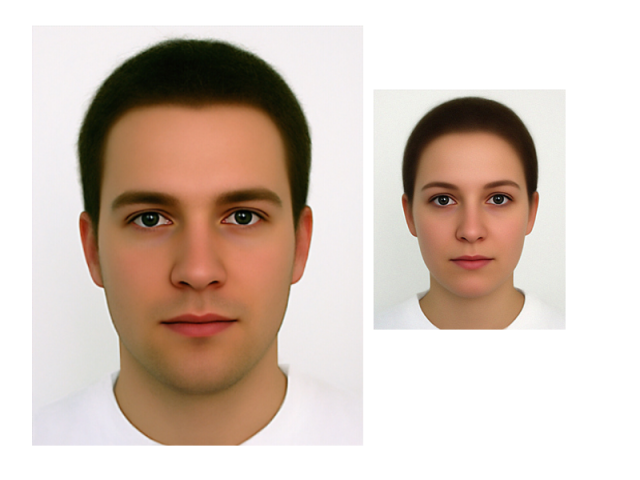
#> input picture python/lib/cv/selectors/faces.png, 640 x 480 px
$ python FacesDetect.py   (older library calls are emulated)
#> lines starting #> are read from the running program, lines starting #| are printed output that depends on the picture; after the words box and inside, x2 and y2 are one past the last pixel; in counts of white or black regions, pixels touching at a corner belong together
#> further down, img is the input picture: shape (480, 640, 3); mean B, G, R 186.5, 196.7, 212.5
import os

import cv2


def FacesDetect(image):
    """
    Detect any faces in the provided image.

    Parameters
    ----------
    image : cv2 image

    Returns
    -------
    faces : list of rectangles
        Each face/rectangle is a 4-element lists: [x1,y1,x2,y2] of rectangle
    """
    gray = cv2.cvtColor(image, cv2.COLOR_BGR2GRAY)
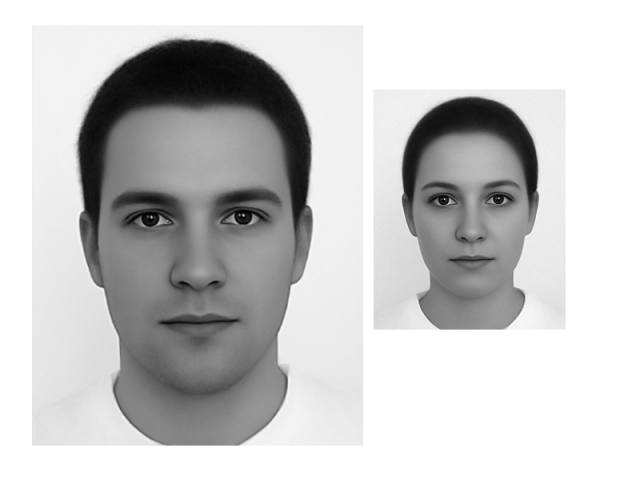
#> gray: shape (480, 640); min 0, max 255, mean 200.3

    # Magical function for making sure that we find the cascade file regardless
    # of what function is calling this function (which makes the current
    # directory different)
    cascade = cv2.CascadeClassifier(os.path.join(os.path.dirname(__file__),
                                            'haarcascade_frontalface_alt.xml'))
    # gray = cv2.equalizeHist(gray)
    faces = cascade.detectMultiScale(gray, scaleFactor=1.3, minNeighbors=4, minSize=(30, 30), flags = cv2.cv.CV_HAAR_SCALE_IMAGE)
#> faces = [[397, 141, 148, 148], [69, 119, 259, 259]]
    if len(faces) > 0:
        # Not sure what this is doing, but the example code has this line
        faces[:,2:] += faces[:,:2]
        for i in range(faces.shape[0]):
            #Shrink width to be just the face
            [x1,y1,x2,y2] = faces[i,:]
            x1 = x1 + (x2-x1)/4
            x2 = x2 - (x2-x1)/4
            #Try to get some hair too for better tracking
    #         y1 = y1-(y2-y1)/2
    #         y2 = y2+(y2-y1)/2
            faces[i,:] = [x1,y1,x2,y2]
#> this loop made 2 passes
#> (x1, y1, x2, y2) on passes 1 to 2: (434, 141, 517.2, 289), (133.8, 119, 279.4, 378)
#> after the loop, faces = [[434, 141, 517, 289], [133, 119, 279, 378]]

    #Ranked by area of rectangle in descending order
    faces = sorted(faces, reverse=True, key=lambda face: (face[3]-face[1])*(face[2]-face[0]))
#> faces = [[133, 119, 279, 378], [434, 141, 517, 289]]

    draw_rects(image,faces)
    cv2.imshow('Face Detection',image)
    cv2.waitKey(1)
    return faces


def draw_rects(img, rects):
    color = (0, 255, 0) #green
    thickness = 6
    for x1, y1, x2, y2 in rects:
        #Draw different thicknesses based on ranking
        cv2.rectangle(img, (x1, y1), (x2, y2), color, thickness)
        thickness -= 3
#> this loop made 2 passes
#> (x1, y1, x2, y2, thickness) on passes 1 to 2: (133, 119, 279, 378, 3), (434, 141, 517, 289, 0)
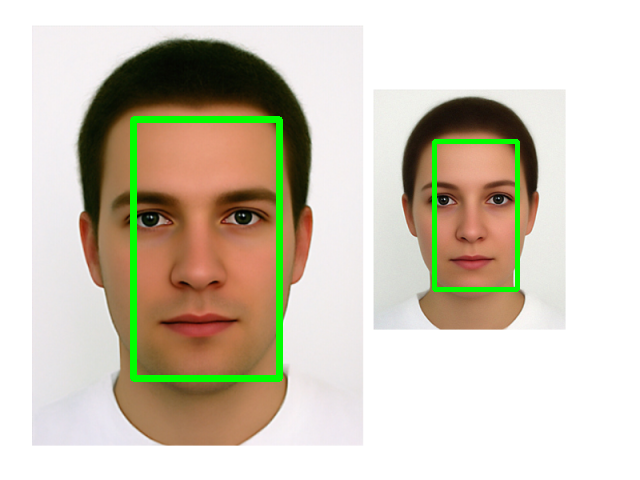
#> img: shape (480, 640, 3); 2.59% of pixels changed, all inside (x1, y1, x2, y2) = (130, 116, 520, 382)
#> after the loop, thickness = 0


if __name__ == '__main__':
    img = cv2.imread('faces.png')
    faces = FacesDetect(img)
#> faces = [[133, 119, 279, 378], [434, 141, 517, 289]]
    cv2.waitKey(2000)
    cv2.destroyAllWindows()
